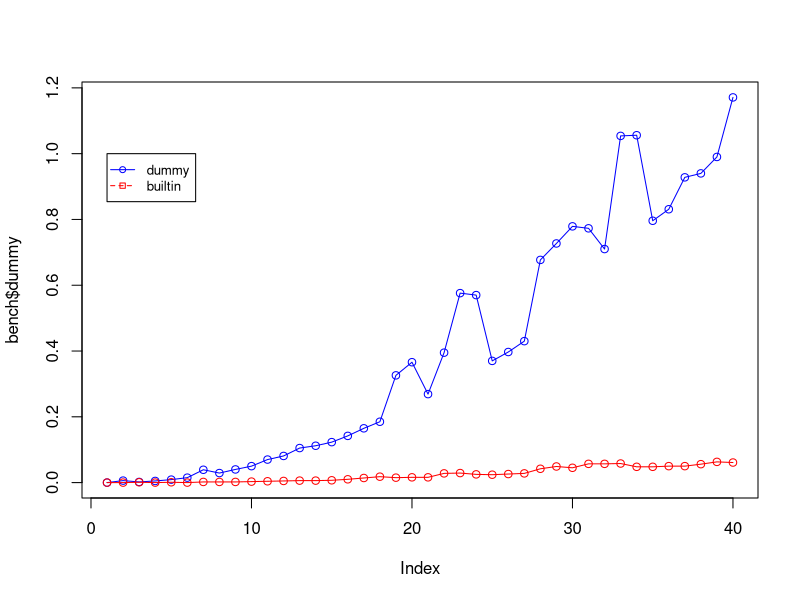

Source code (R):
## Exercice 2
library(readr)
dataframe <- read_csv("dummy_data.csv", col_names = FALSE)
matrix_a = data.matrix(dataframe, rownames.force = NA)
matrix_b = t(data.matrix(dataframe, rownames.force = NA))

## Exercice 3
dummy_matmult <- function(A, B){
  if(ncol(A) != nrow(B)) return(FALSE)
  
  C  = matrix(0, nrow = nrow(A), ncol = ncol(B))
  for(i in 1:nrow(A))
  {
    for(j in 1:ncol(B))
    {
      acc = 0
      for(k in 1:ncol(A)){
        acc = acc + A[i,k] * B[k,j]
      }
      C[i,j] = acc
    }
  }
  return(C)
}


dummy_matmult(matrix_a, matrix_b)
# comparison
matrix_a %*% matrix_b

## Exercice 4
### square matrix
matrix_a = cbind(matrix_a, matrix_a[,5])
### kernel computation
dummy_kernel <- function(A){
  return(A[1,1] * A[2,2] - A[2,1] * A[1,2])
}
### the algorithm
dummy_determinant <-function(A){
  if(ncol(A) != nrow(A)) return(FALSE)
  if(nrow(A) == 1) return(A[1])
  if(nrow(A) == 2){
    return (dummy_kernel(A))
  }
  
  acc = 0 
  sign = 1
  for(i in 1:nrow(A)){
    A_ = A[-i,-1]
    num = A[i,1]
    
    #print(sign * num)
    #print(A_)
    
    acc = acc + sign * (num * dummy_determinant(A_))
    sign = sign * -1
  }
  return(acc)
}

dummy_determinant(matrix_a)
#comparison
as.integer(det(matrix_a))

## Exercice 5
dummy_random_matrix <-function(ncol=1, nrow=1){
  # numbers between 0 and 1
  M = matrix(0, ncol=ncol, nrow=nrow)
  for(i in 1:nrow){
    for(j in 1:ncol){
      M[i,j] = runif(1,0,1)
    }
  }
  return (M)
}

# benchmark
tests = 1000

size = 1:tests
dummy = c()
builtin = c()

for(i in seq(1, tests, 25)){
  dummy = c(dummy, system.time(dummy_random_matrix(i,i))[1])
  builtin = c(builtin, system.time(matrix(rnorm(i*i),i,i))[1])
}

bench <- data.frame(size=seq(1, tests, 25), dummy=dummy, builtin=builtin)
plot(bench$dummy, type="o", col="blue")
lines(bench$builtin,type="o", col="red")
legend(1,1, c("dummy","builtin"), cex=0.8, col=c("blue","red"), pch=21:22, lty=1:2)
